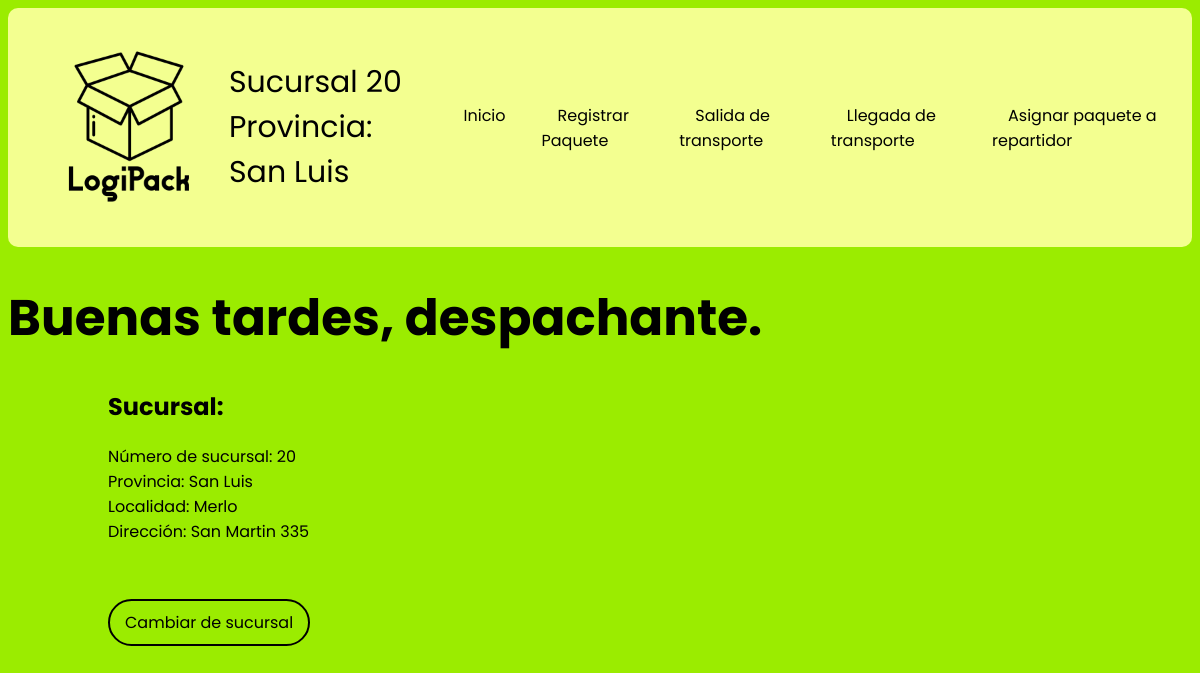
Screenshot of /despachante2/sucursal with the database file from the repository.
### models.py (models this page shows)
class Sucursal(db.Model):
    __tablename__ = 'sucursal'
    id = db.Column(db.Integer, primary_key = True)
    numero = db.Column(db.Integer, nullable = False)
    provincia = db.Column(db.String(80), nullable = False)
    localidad = db.Column(db.String(80), nullable = False)
    direccion = db.Column(db.String(120), nullable = False)
    transporte = db.relationship('Transporte', backref = "sucursal")
    paquete = db.relationship('Paquete', backref = "sucursal")
    repartidor = db.relationship('Repartidor', backref = "sucursal")

### app.py (the view)
@app.route('/despachante<int:idsucursal>/sucursal')
def despachante(idsucursal):
    session['sucursal_id'] = idsucursal
    datos = Sucursal.query.get(idsucursal)
    return render_template('/despachante.html', sucursal = datos, hora = datetime.now().hour)

### templates/despachante.html (shortened to what this page needs)
{% extends "base_template.html" %}
{% block content %}
    {% if hora > 6 and hora < 12 %}
    <h1>Buenos días, despachante.</h1>
    {% elif hora >= 12 and hora < 21 %}
    <h1>Buenas tardes, despachante.</h1>
    {% else %}
    <h1>Buenas noches, despachante.</h1>
    {% endif %}
    <div class="datos-sucursal">
        <h2>Sucursal:</h2>
        <p>Número de sucursal: {{ sucursal.numero }}<br>Provincia: {{ sucursal.provincia }}<br>Localidad: {{ sucursal.localidad }}<br>Dirección: {{ sucursal.direccion }}</p><br><br>
        <a href="{{ url_for('sucursales') }}">Cambiar de sucursal</a>
    </div>
{% endblock %}

### templates/base_template.html (shortened to what this page needs)
<!DOCTYPE html>
<html lang="es">
<head>
    <link rel="stylesheet" href="{{url_for('static', filename= 'css/estilos.css')}}">
</head>
<body>
    <header>
        <a href="{{ url_for('inicio') }}"><img src="/static/img/LogiPack_transparent.png" alt="Logo de LogiPack" height="200px" width="200px"></a>
        <p>Sucursal {{ sucursal.numero }}<br>Provincia: {{ sucursal.provincia }}</p>
        <nav>
            <ul>
                <li><a href="{{ url_for('despachante', idsucursal = sucursal.id) }}">Inicio</a></li>
                <li><a href="{{ url_for('registrar_paquete', idsucursal = sucursal.id) }}">Registrar Paquete</a></li>
                <li><a href="{{ url_for('salida_transporte', idsucursal = sucursal.id) }}">Salida de transporte</a></li>
                <li><a href="{{ url_for('llegada_transporte', idsucursal = sucursal.id) }}">Llegada de transporte</a></li>
                <li><a href="{{ url_for('asignar_repartidor', idsucursal = sucursal.id) }}">Asignar paquete a repartidor</a></li>
            </ul>
        </nav>
    </header>
    <main>
        {% block content %} {% endblock %}
    </main>
</body>
</html>

### static/css/estilos.css (style rules this page uses)
header { background-color: #F3FF90; color: black; padding: 15px 20px; display: flex; justify-content: space-between; align-items: center; border: 1px solid transparent; border-radius: 10px; }
header p { font-size: 30px; }
body { font-family: 'Poppins'; background-color: #9BEC00; }
h1 { font-size: 50px; }
header img { margin: 0; }
nav ul { list-style: none; margin: 0; padding: 0; display: flex; justify-self: center; }
nav ul li { margin-left: 20px; }
nav ul li a { text-decoration: none; color: black; padding: 10px 15px; border: 1px solid transparent; border-radius: 100px; transition: background-color 0.3s, border 0.3s, color 0.3s; }
main a { text-decoration: none; color: black; padding: 10px 15px; border: 2px solid black; border-radius: 100px; transition: background-color 0.3s, border 0.3s, color 0.3s; }
.datos-sucursal { padding: 0px 100px; }

### rows the page displays
Sucursal: numero "20", provincia "San Luis", localidad "Merlo", direccion "San Martin 335"
